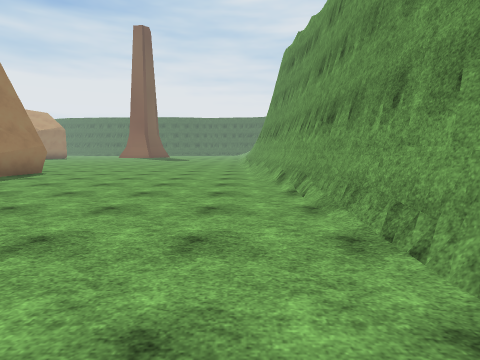
[1] (above)

21 first-person views from a walk through a 3-D level made in the Unity game engine. The camera is 1.4 m above the floor, tilts 6° down and sees 80° across. The floor is counted in squares, 2 m on a side. Each view is taken from the middle of a square. On the plan, view 1 faces up. The plan holds only what a view shows up to about 10 squares ahead; the rest is blank. The place goes on beyond the plan. The player is left out. Some surface patterns are stand-ins.

[2]
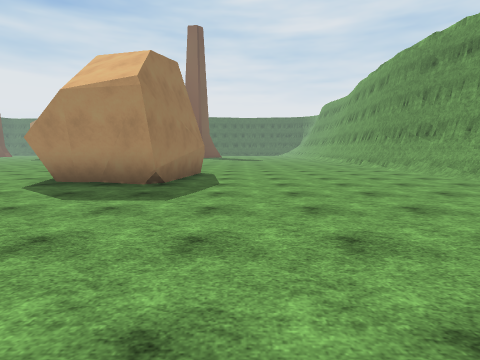

[3]
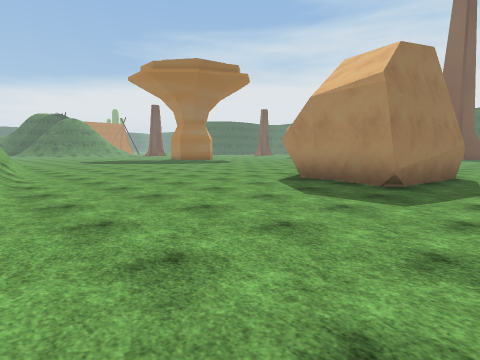

[4]
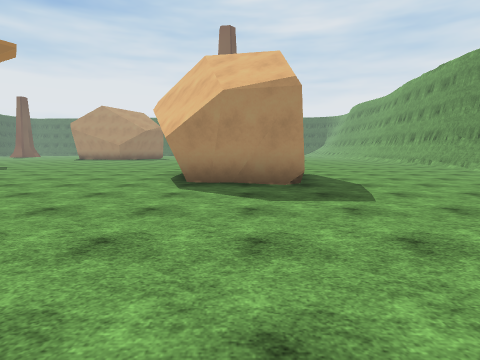

[5]
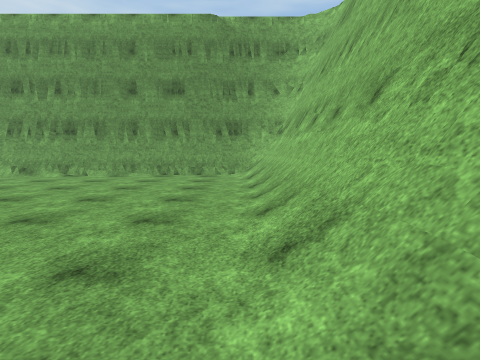

[6]
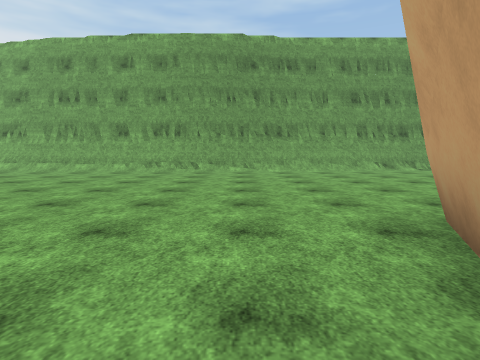

[7]
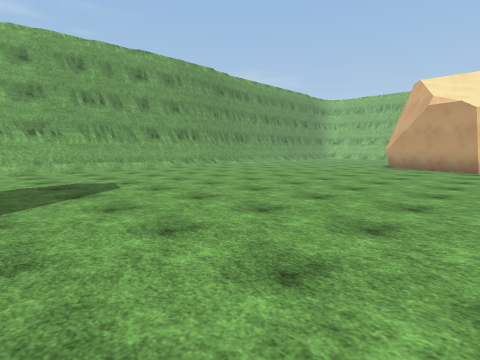

[8]
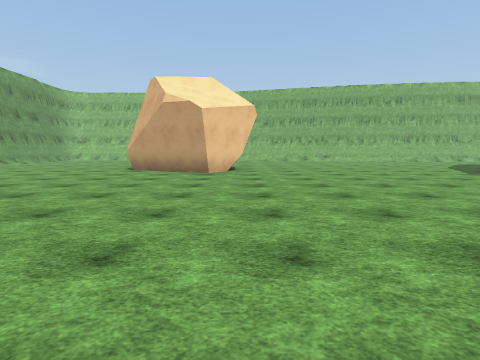

[9]
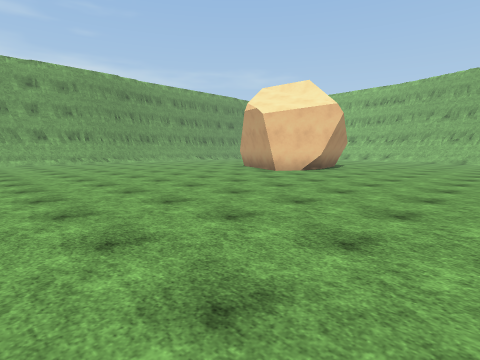

[10]
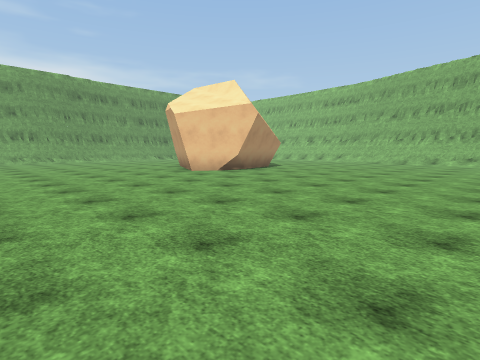

[11]
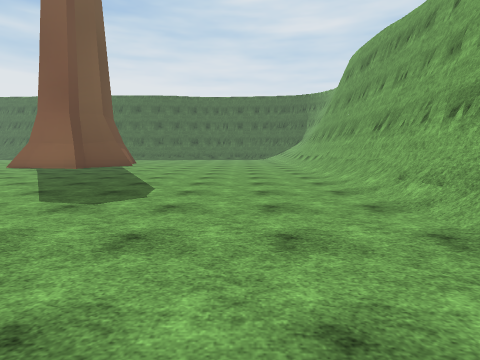

[12]
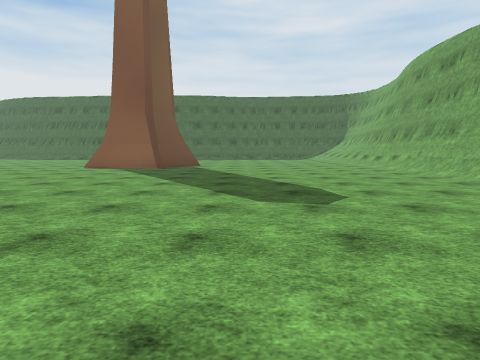

[13]
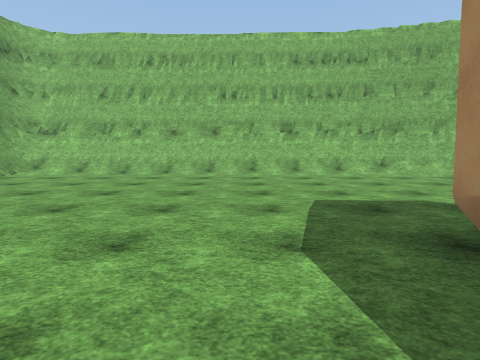

[14]
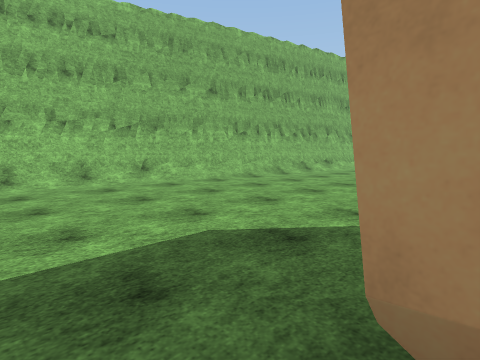

[15]
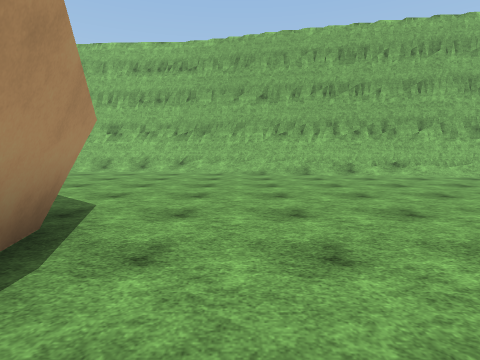

[16]
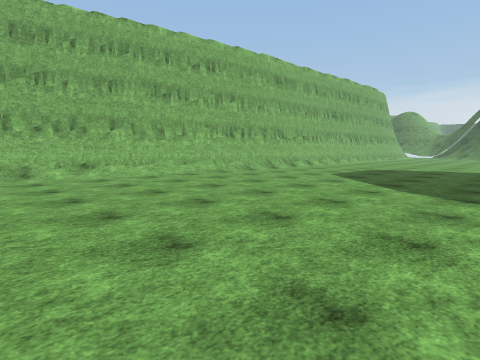

[17]
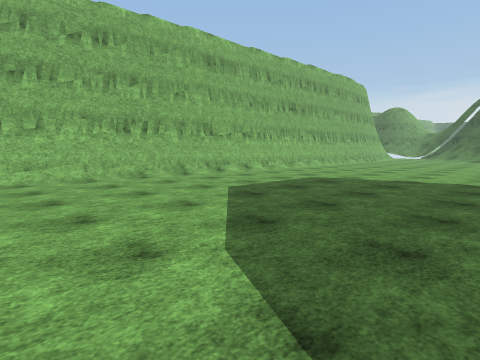

[18]
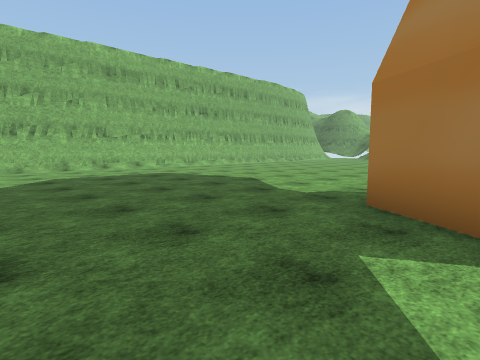

[19]
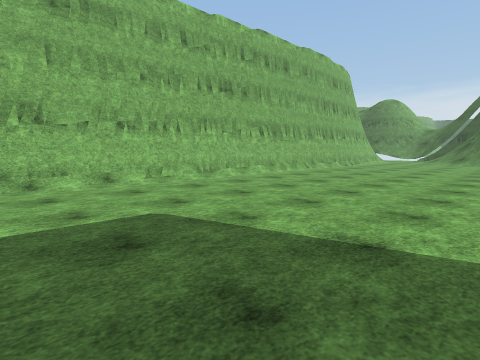

[20]
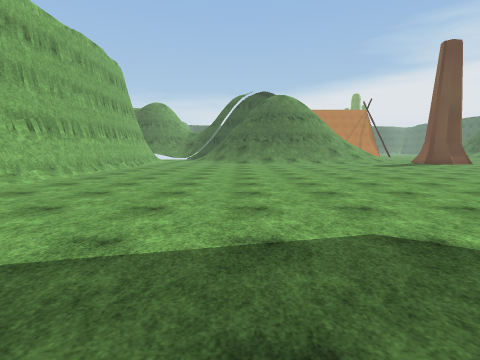

[21]
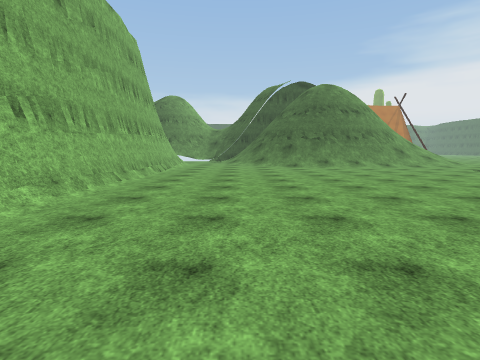

### Floor plan
Key: @ floor where view 1 was taken; # wall or solid block; . main floor; : floor 10 m higher than the main floor; / step, stairs or slope; v drop or lower ground.
Columns run from 35 left of view 1 to 3 right of it. Each row starts with its distance up from view 1.
 25                       ............./##v
 24                       ............./##v
 23                        ............/# v
 22                         .........../# v
 21                          ........../# v
 20                          ........../#v:
 19                          ........../#v:
 18                     .............../#v
 17                     .............../#
 16                   ................./#
 15    ..             ................./#
 14    ...            ................./#
 13 .. ....     ##... ................./#
 12 ........    #.... ................./#
 11 ................. ................./#
 10 ..........................##........#v
  9 .........................####.......#v
  8 .........................## #.......#v
  7 ..........................###.......#v
  6 ..........................###.......#
  5 ....................................#v
  4 ..................................../#
  3 ..................................../#
  2 ##############////................../#
  1 :::vvvvvvv vv########///............/#
  0             ::vvvvv#######///////./@/#
 -1                   :vvvv##############v
 -2                       :vvvvvvv ## vvvv
 -3                          ::vv      vv:

Positions as (right, up) in squares from view 1, and headings:
1: (0, 0), facing up
2: (-5, 0), facing up
3: (-5, 0), facing up-left
4: (-8, 0), facing up
5: (-7, 0), facing right
6: (-9, 11), facing right
7: (-10, 21), facing down-right
8: (-10, 19), facing down
9: (-15, 18), facing down-right
10: (-17, 16), facing down-right
11: (-2, 15), facing up
12: (-5, 15), facing up
13: (-5, 8), facing down
14: (-6, 6), facing down-left
15: (-11, 9), facing down
16: (-13, 9), facing down-left
17: (-17, 9), facing down-left
18: (-19, 13), facing down-left
19: (-22, 8), facing down-left
20: (-22, 7), facing left
21: (-25, 5), facing left
